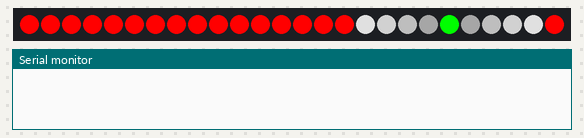
This sketch was run on a simulated Arduino Uno, built with avr-gcc and run on an emulated ATmega328P. On the bench: 26 RGB LEDs in strip order, left to right, the last lines printed to the serial monitor.

Above: at 0.15 s.
At 7.48 s:
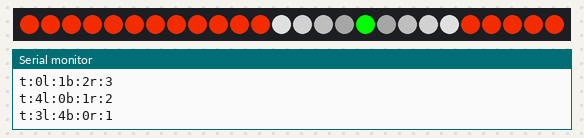
At 15.42 s:
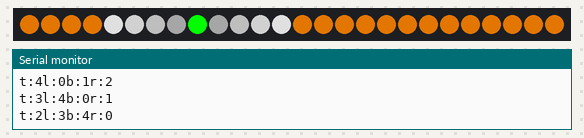
At 19.86 s:
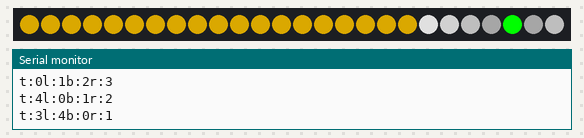
At 29.38 s:
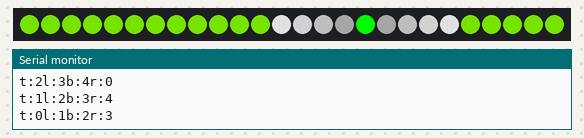
At 39.53 s:
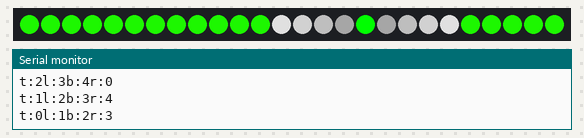

The sketch:

InfinityMirrorWithCorners.ino
```cpp
#include <Adafruit_NeoPixel.h>
const int NUMPIXELS = 26;

Adafruit_NeoPixel pixels = Adafruit_NeoPixel(NUMPIXELS, 10);

const int topTrigPin = 2;
const int topEchoPin = 3;
const int leftTrigPin = 4;
const int leftEchoPin = 5;
const int botTrigPin = 6;
const int botEchoPin = 7;
const int rightTrigPin = 8;
const int rightEchoPin = 9;
void setup() {
  Serial.begin(9600);
  pixels.begin();
}

int corners[4] = {16, 23, 3, 10};

int focusPoint = 20;
int focusMoveTo = 20;
int rainbow = 0;
uint32_t rainbowColor = Wheel(0);

unsigned long previousMillis = 0;

void loop() {

  unsigned long currentMillis = millis();

  if (currentMillis - previousMillis >= 500) {
    previousMillis = currentMillis;

    long top = readSensor(topTrigPin, topEchoPin);
    long left = readSensor(leftTrigPin, leftEchoPin);
    long bot = readSensor(botTrigPin, botEchoPin);
    long right = readSensor(rightTrigPin, rightEchoPin);
    Serial.print("t:");
    Serial.print(top);
    Serial.print("l:");
    Serial.print(left);
    Serial.print("b:");
    Serial.print(bot);
    Serial.print("r:");
    Serial.println(right);

    rainbowColor = (Wheel((rainbow) & 255));
    rainbow = (rainbow + 1) % 255;

    if (top < left && top < bot && top < right ) {
      // move to top
      focusMoveTo = corners[0];
    } else if (left < top && left < bot && left < right) {
      // move to left
      focusMoveTo = corners[1];
    } else if (bot < top && bot < left && bot < right ) {
      // move to bot
      focusMoveTo = corners[2];
    } else if ( right < top && right < left && right < bot ) {
      // move to right
      focusMoveTo = corners[3];
    }
  }

  if (focusPoint != focusMoveTo) {
    if (focusPoint > focusMoveTo) {
      focusPoint--;
    } else {
      focusPoint++;
    }
  }
  bounceAround(focusPoint);
  delay(30);
}
int pos = 0;
long readSensor(int trigPin, int echoPin) {
  pos++;
  if (pos == 5) {
    pos = 0;
  }
  return pos;
  pinMode(trigPin, OUTPUT);
  pinMode(echoPin, INPUT);

  long duration, cm;
  digitalWrite(trigPin, LOW);
  delayMicroseconds(2);
  digitalWrite(trigPin, HIGH);
  delayMicroseconds(10);
  digitalWrite(trigPin, LOW);
  duration = pulseIn(echoPin, HIGH);
  return microsecondsToCentimeters(duration);
}

long microsecondsToCentimeters(long microseconds)
{
  return microseconds/29/2; // to convert time into distance
                           //The speed of sound is 340m/s or 29 microseconds per centimeter.
                           //the ping travels out and back so distance from the obstacle is half of the distance travelled
}

int bounceSize = 5;
int bounceSizeMax = 5;
int bounceDirection = 1;

void bounceAround(int point) {
  setAll(rainbowColor);

  if (bounceSize <= 0) {
    bounceDirection = 1;
  } if (bounceSize >= bounceSizeMax) {
    bounceDirection = -1;
  }
  bounceSize += bounceDirection;

  pixels.setPixelColor(point, pixels.Color(0,250,0));
  for(int i = 1; i <= bounceSize; i++ ){
    pixels.setPixelColor(point - i, pixels.Color(40*i,40*i,40*i));
    pixels.setPixelColor(point + i, pixels.Color(40*i,40*i,40*i));
  }
  showStrip();
}

void showStrip() {
   pixels.show();
}

void setAll(uint32_t color) {
  for(int i = 0; i < NUMPIXELS; i++ ) {
    pixels.setPixelColor(i, color);
  }
}

void setAll(byte red, byte green, byte blue) {
  for(int i = 0; i < NUMPIXELS; i++ ) {
    pixels.setPixelColor(i, red, green, blue);
  }
}


// Input a value 0 to 255 to get a color value.
// The colours are a transition r - g - b - back to r.
uint32_t Wheel(byte WheelPos) {
  WheelPos = 255 - WheelPos;
  if(WheelPos < 85) {
    return pixels.Color(255 - WheelPos * 3, 0, WheelPos * 3);
  }
  if(WheelPos < 170) {
    WheelPos -= 85;
    return pixels.Color(0, WheelPos * 3, 255 - WheelPos * 3);
  }
  WheelPos -= 170;
  return pixels.Color(WheelPos * 3, 255 - WheelPos * 3, 0);
}
```
